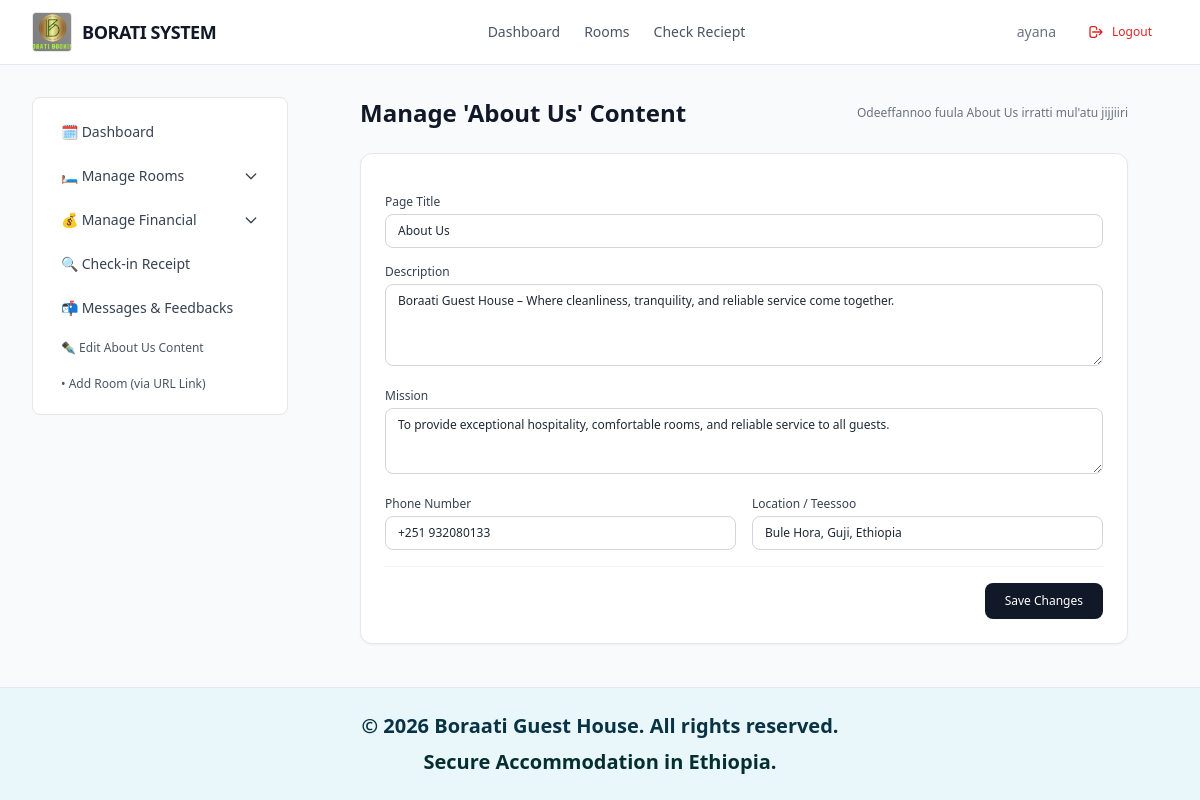
/boraati-admin/about/edit/ (signed in), run on the app's committed database.
### boratiapp/models.py (models this page shows, shortened)
class CustomUser(AbstractUser):
    ROLE_CHOICES = (
        ('admin', 'Building Admin'),
        ('user', 'Guest / User'),
    )
    role = models.CharField(max_length=20, choices=ROLE_CHOICES, default='user')
    provider_name = models.CharField(max_length=50, blank=True, null=True)
    provider_user_id = models.CharField(max_length=255, blank=True, null=True, unique=True)
    full_name = models.CharField(max_length=150, blank=True, null=True)
    phone = models.CharField(max_length=15, blank=True, null=True)
    national_id = models.CharField(max_length=50, blank=True, null=True, help_text="FAN Number / National ID")
    profile_pic_url = models.URLField(max_length=500, blank=True, null=True)

class AboutContent(models.Model):
    title = models.CharField(max_length=200, default="Waa'ee Boraati Guest House")
    description = models.TextField(help_text="Tajaajilaa fi seenaa gabaabaa guest house")
    mission = models.TextField(blank=True, null=True)
    phone = models.CharField(max_length=20, default="+251...")
    location = models.CharField(max_length=200, default="Bule Hora, Guji, Ethiopia")

### boratiapp/admin_views.py (the view, shortened to what this page needs)
# urls.py: path('boraati-admin/about/edit/', admin_views.admin_edit_about_view, name='admin_edit_about'),
@staff_member_required
def admin_edit_about_view(request):
    about, created = AboutContent.objects.get_or_create(
        defaults={
            'title': 'About Us',
            'description': 'Boraati Guest House – Where cleanliness, tranquility, and reliable service come together.',
            'mission': 'To provide exceptional hospitality, comfortable rooms, and reliable service to all guests.',
            'phone': '+251...',
            'location': 'Bule Hora, Guji, Ethiopia'
        }
    )
    return render(request, 'admin_base_templates/admin_edit_about.html', {'about': about})

### boratiapp/templates/admin_base_templates/admin_edit_about.html (shortened to what this page needs)
{% extends 'admin_base_templates/base_admin.html' %}
{% block content %}
<div class="max-w-3xl mx-auto space-y-6">
    <div class="flex items-center justify-between">
        <h1 class="text-2xl font-semibold text-gray-900">Manage 'About Us' Content</h1>
        <p class="text-xs text-gray-500">Odeeffannoo fuula About Us irratti mul'atu jijjiiri</p>
    </div>
    <form method="POST" class="bg-white border border-gray-200 rounded-xl p-6 shadow-sm space-y-4">
        <div>
            <label class="block text-xs font-medium text-gray-700 mb-1">Page Title</label>
            <input type="text" name="title" value="{{ about.title }}" required class="w-full px-3 py-2 border border-gray-300 rounded-lg text-xs focus:ring-1 focus:ring-gray-900">
        </div>
        <div>
            <label class="block text-xs font-medium text-gray-700 mb-1">Description</label>
            <textarea name="description" rows="4" required class="w-full px-3 py-2 border border-gray-300 rounded-lg text-xs focus:ring-1 focus:ring-gray-900">{{ about.description }}</textarea>
        </div>
        <div>
            <label class="block text-xs font-medium text-gray-700 mb-1">Mission</label>
            <textarea name="mission" rows="3" class="w-full px-3 py-2 border border-gray-300 rounded-lg text-xs focus:ring-1 focus:ring-gray-900">{{ about.mission }}</textarea>
        </div>
        <div class="grid grid-cols-1 sm:grid-cols-2 gap-4">
            <div>
                <label class="block text-xs font-medium text-gray-700 mb-1">Phone Number</label>
                <input type="text" name="phone" value="{{ about.phone }}" required class="w-full px-3 py-2 border border-gray-300 rounded-lg text-xs focus:ring-1 focus:ring-gray-900">
            </div>
            <div>
                <label class="block text-xs font-medium text-gray-700 mb-1">Location / Teessoo</label>
                <input type="text" name="location" value="{{ about.location }}" required class="w-full px-3 py-2 border border-gray-300 rounded-lg text-xs focus:ring-1 focus:ring-gray-900">
            </div>
        </div>
        <div class="flex justify-end pt-4 border-t border-gray-100">
            <button type="submit" class="px-5 py-2.5 bg-gray-900 text-white rounded-lg text-xs font-medium hover:bg-gray-800 transition">Save Changes</button>
        </div>
    </form>
</div>
{% endblock %}

### boratiapp/templates/admin_base_templates/base_admin.html (shortened to what this page needs)
<!DOCTYPE html>
<html lang="en">
<head>
    <script src="https://cdn.tailwindcss.com"></script>
    {% load static %}
    <link rel="stylesheet" href="{% static 'css/adminstyle.css' %}">
</head>
<body class="bg-gray-50 text-gray-800 antialiased min-h-screen flex flex-col justify-between">
    <header class="bg-white border-b border-gray-200 sticky top-0 z-50">
        <div class="max-w-7xl mx-auto px-4 sm:px-6 lg:px-8 h-16 flex items-center justify-between">
            <div class="flex items-center space-x-3">
                <a href="{% url 'admin_dashboard' %}" class="flex items-center space-x-2.5 group">
                    <img src="{% static 'images/sirelogo.jpg' %}" alt="Boraati Logo" class="w-10 h-10 rounded object-cover border border-gray-200">
                    <span class="text-lg font-semibold tracking-tight text-gray-900">
                        BORATI SYSTEM
                    </span>
                </a>
            </div>
            <nav class="hidden md:flex items-right space-x-6 text-sm font-medium text-gray-600">
                <a href="{% url 'admin_dashboard' %}" class="hover:text-gray-900 transition">Dashboard</a>
                <a href="{% url 'admin_room_management' %}" class="hover:text-gray-900 transition">Rooms</a>
                <a href="{% url 'admin_booking_verification' %}" class="hover:text-gray-900 transition"> Check Reciept </a>
            </nav>
            <div class="flex items-center space-x-4">
             <span class="text-sm text-gray-500 hidden sm:inline">{{ request.user.username }}</span>
             <form action="{% url 'admin_logout' %}" method="POST" class="inline">
    <button type="submit" class="w-full flex items-center px-4 py-2 text-xs font-medium text-red-600 hover:bg-red-50 rounded-lg transition">
        <svg class="w-4 h-4 mr-2" fill="none" stroke="currentColor" viewBox="0 0 24 24">
            <path stroke-linecap="round" stroke-linejoin="round" stroke-width="2" d="M17 16l4-4m0 0l-4-4m4 4H7m6 4v1a3 3 0 01-3 3H6a3 3 0 01-3-3V7a3 3 0 013-3h4a3 3 0 013 3v1"></path>
        </svg>
        Logout
    </button>
</form>
</div>
        </div>
    </header>
    <div class="max-w-7xl w-full mx-auto px-4 sm:px-6 lg:px-8 py-8 flex flex-col md:flex-row gap-8 flex-grow">
        {% include 'admin_base_templates/sidebar.html' %}
        <main class="flex-grow">
            {% block content %}
            {% endblock %}
        </main>
    </div>
    {% load static %}
    <footer class=" bg-[#E9F7FB] border-t border-gray-200 py-6 text-center text-xl shadow-sm  font-semibold text-cyan-950">
        <div class="max-w-7xl mx-auto px-4 sm:px-6 lg:px-8 space-y-2">
            <p>&copy; 2026 Boraati Guest House. All rights reserved.</p>
            <p class="text-teal-950">Secure Accommodation in Ethiopia.</p>
        </div>
    </footer>
</body>
</html>

### data on the page
CustomUser: user.username "ayana"
AboutContent: title "About Us", description "Boraati Guest House – Where cleanliness, tranquility, and reliable service come together.", mission "To provide exceptional hospitality, comfortable rooms, and reliable service to all guests.", phone "+251 932080133", location "Bule Hora, Guji, Ethiopia"
